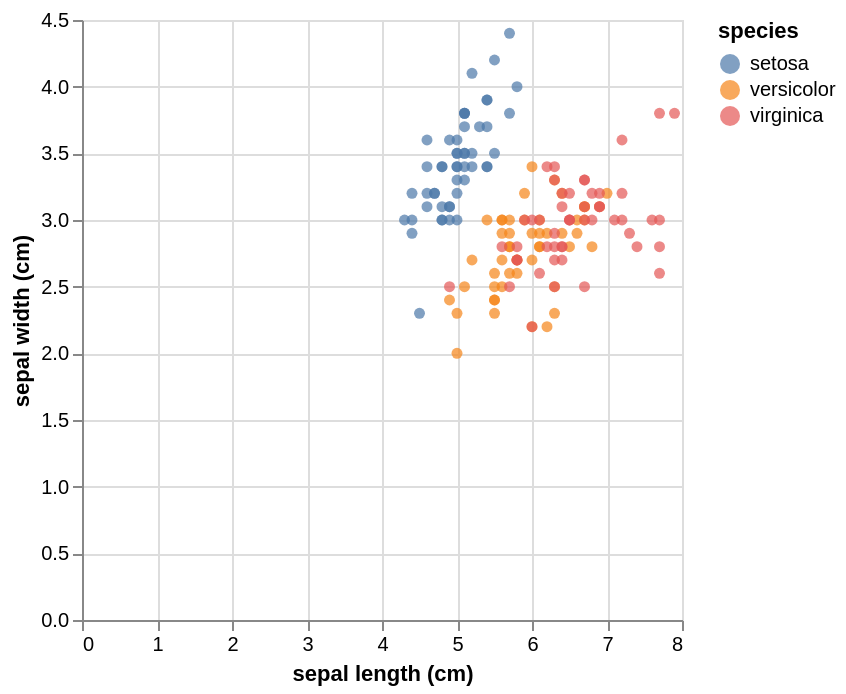

The code cell stored with this chart in its notebook:
### Markdown cell above
# Visual Summary

### Code cell
import pandas as pd
import altair as alt

df = pd.DataFrame(iris.data, columns=iris.feature_names)
df["species"] = pd.Categorical.from_codes(iris.target, iris.target_names)
chart = alt.Chart(df).mark_circle().encode(
    x=iris.feature_names[0],
    y=iris.feature_names[1],
    color="species"
)
chart

### Figure 1 — Vega-Lite specification as saved in the notebook (floating-point values rounded to 4 significant figures; data arrays with more than 128 entries replaced by an {"elided": "..."} marker saying what was removed)
{"config": {"view": {"continuousWidth": 300, "continuousHeight": 300}}, "data": {"name": "data-df7bdfa681e639c89777c1ae4b00ae8e"}, "mark": {"type": "circle"}, "encoding": {"color": {"field": "species", "type": "nominal"}, "x": {"field": "sepal length (cm)", "type": "quantitative"}, "y": {"field": "sepal width (cm)", "type": "quantitative"}}, "$schema": "https://vega.github.io/schema/vega-lite/v5.20.1.json", "datasets": {"data-df7bdfa681e639c89777c1ae4b00ae8e": {"elided": "150 records"}}}
